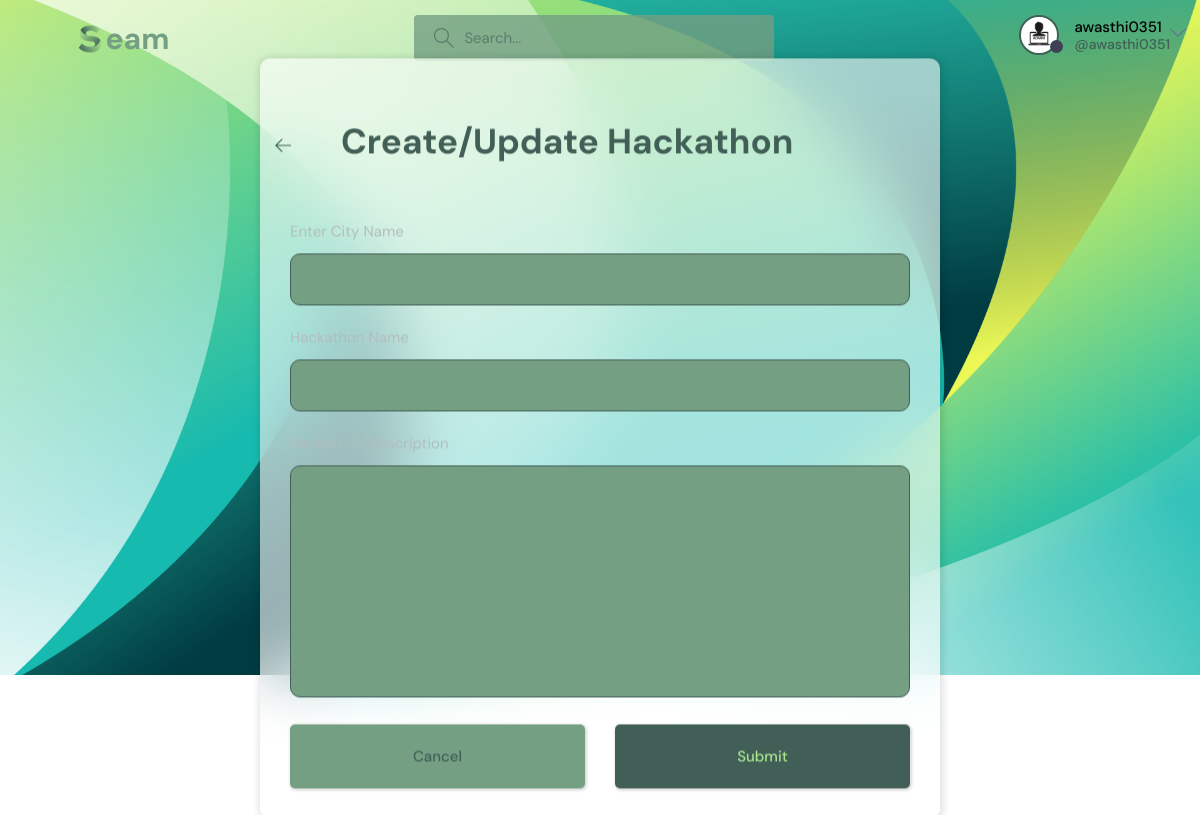
Screenshot of /create-room/ (signed in) with the database file from the repository.
### base/models.py (models this page shows)
class User(AbstractUser):
    name = models.CharField(max_length=200, null=True)
    email = models.EmailField(unique=True, null=True)
    bio = models.TextField(null=True)
    avatar = models.ImageField(null=True, default="avatar.svg")
    USERNAME_FIELD = 'email'
    REQUIRED_FIELDS = []

### base/views.py (the view, shortened to what this page needs)
# urls.py: path('create-room/', views.createRoom, name="create-room"),
@login_required(login_url='login')
def createRoom(request):
    form = RoomForm()
    topics = Topic.objects.all()
    context = {'form': form, 'topics': topics}
    return render(request, 'base/room_form.html', context)

### base/forms.py
class RoomForm(ModelForm):
    class Meta:
        model = Room
        fields = '__all__'
        exclude = ['host', 'participants']

### base/templates/base/room_form.html (shortened to what this page needs)
{% extends 'main.html' %}
{% block content %}
<main class="create-room layout">
  <div class="container">
    <div class="layout__box">
      <div class="layout__boxHeader">
        <div class="layout__boxTitle">
          <a href="{{request.META.HTTP_REFERER}}">
            <svg version="1.1" xmlns="http://www.w3.org/2000/svg" width="32" height="32" viewBox="0 0 32 32">
              <title>arrow-left</title>
              <path
                d="M13.723 2.286l-13.723 13.714 13.719 13.714 1.616-1.611-10.96-10.96h27.625v-2.286h-27.625l10.965-10.965-1.616-1.607z">
              </path>
            </svg>
          </a>
          <h3>Create/Update Hackathon</h3>
        </div>
      </div>
      <div class="layout__body">
        <form class="form" action="" method="POST" enctype="multipart/form-data">
          <div class="form__group">
            <label for="room_topic">Enter City Name</label>
            <input required type="text" value="{{room.topic.name}}" name="topic" list="topic-list" />
          </div>
          <div class="form__group">
            <label for="room_name">Hackathon Name</label>
            {{form.name}}
          </div>
          <div class="form__group">
            <label for="room_description">Hackathon Description</label>
            {{form.description}}
          </div>
          <div class="form__action">
            <a class="btn btn--dark" href="{{request.META.HTTP_REFERER}}">Cancel</a>
            <button class="btn btn--main" type="submit">Submit</button>
          </div>
        </form>
      </div>
    </div>
  </div>
</main>
{% endblock content %}

### templates/navbar.html (shortened to what this page needs)
{% load static %}
<header class="header header--loggedIn">
    <div class="container">
        <a href="{% url 'home' %}" class="header__logo">
            <img src="{% static 'images/logo.png' %}" />
            <h1>eam</h1>
        </a>
        <form class="header__search" method="GET" action="{% url 'home' %}">
            <label>
                <input name="q" placeholder="Search..." />
            </label>
        </form>
        <nav class="header__menu">
            {% if request.user.is_authenticated %}
            <div class="header__user">
                <a href="{% url 'update-user' %}">
                    <div class="avatar avatar--medium active">
                        <img src="{{request.user.avatar.url}}" />
                    </div>
                    <p>{{request.user.username}} <span>@{{request.user.username}}</span></p>
                </a>
                <button class="dropdown-button">
                    <svg version="1.1" xmlns="http://www.w3.org/2000/svg" width="32" height="32" viewBox="0 0 32 32">
                        <title>chevron-down</title>
                        <path d="M16 21l-13-13h-3l16 16 16-16h-3l-13 13z"></path>
                    </svg>
                </button>
            </div>
            {% endif %}
        </nav>
    </div>
</header>

### rows the page displays
User: user.avatar (picture), user.username "awasthi0351"
